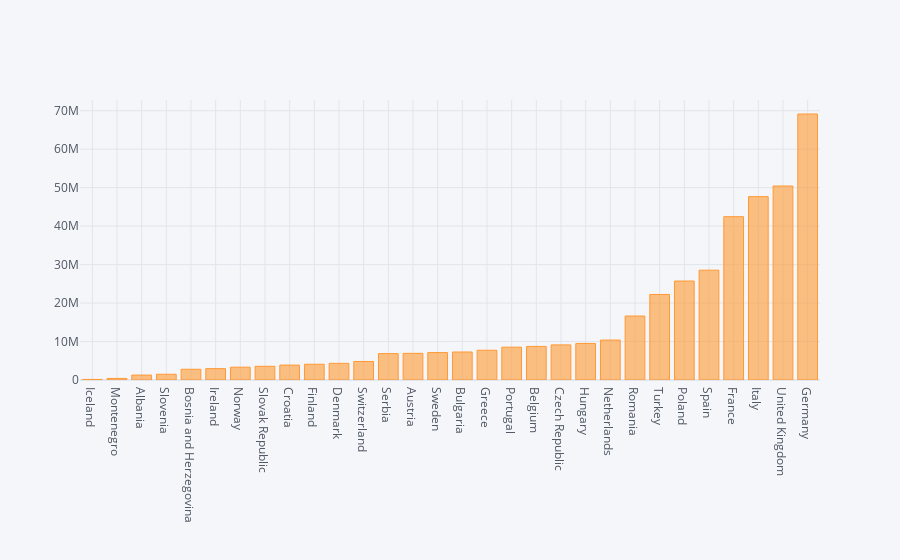

Notebook code cell kept with this figure:
### Code cell
europe.loc[:, ['country', 
               'pop']].sort_values(['pop'], 
                                   ascending = True).iplot(x = 'country', 
                                                                     y = 'pop', 
                                                                     kind = 'bar')

### Figure 1 — Plotly figure (JSON) as saved in the notebook; plotly's stock layout.template omitted (floating-point values rounded to 4 significant figures)
{"data": [{"marker": {"color": "rgba(255, 153, 51, 0.6)", "line": {"color": "rgba(255, 153, 51, 1.0)", "width": 1}}, "name": "pop", "orientation": "v", "text": "", "type": "bar", "x": ["Iceland", "Montenegro", "Albania", "Slovenia", "Bosnia and Herzegovina", "Ireland", "Norway", "Slovak Republic", "Croatia", "Finland", "Denmark", "Switzerland", "Serbia", "Austria", "Sweden", "Bulgaria", "Greece", "Portugal", "Belgium", "Czech Republic", "Hungary", "Netherlands", "Romania", "Turkey", "Poland", "Spain", "France", "Italy", "United Kingdom", "Germany"], "y": [147962, 413834, 1282697, 1489518, 2791000, 2952156, 3327728, 3558137, 3882229, 4090500, 4334000, 4815000, 6860147, 6927772, 7124673, 7274900, 7733250, 8526050, 8730405, 9125183, 9504000, 10381988, 16630000, 22235677, 25730551, 28549870, 42459667, 47666000, 50430000, 69145952]}], "layout": {"legend": {"bgcolor": "#F5F6F9", "font": {"color": "#4D5663"}}, "paper_bgcolor": "#F5F6F9", "plot_bgcolor": "#F5F6F9", "title": {"font": {"color": "#4D5663"}}, "xaxis": {"gridcolor": "#E1E5ED", "showgrid": true, "tickfont": {"color": "#4D5663"}, "title": {"font": {"color": "#4D5663"}, "text": ""}, "zerolinecolor": "#E1E5ED"}, "yaxis": {"gridcolor": "#E1E5ED", "showgrid": true, "tickfont": {"color": "#4D5663"}, "title": {"font": {"color": "#4D5663"}, "text": ""}, "zerolinecolor": "#E1E5ED"}}}
